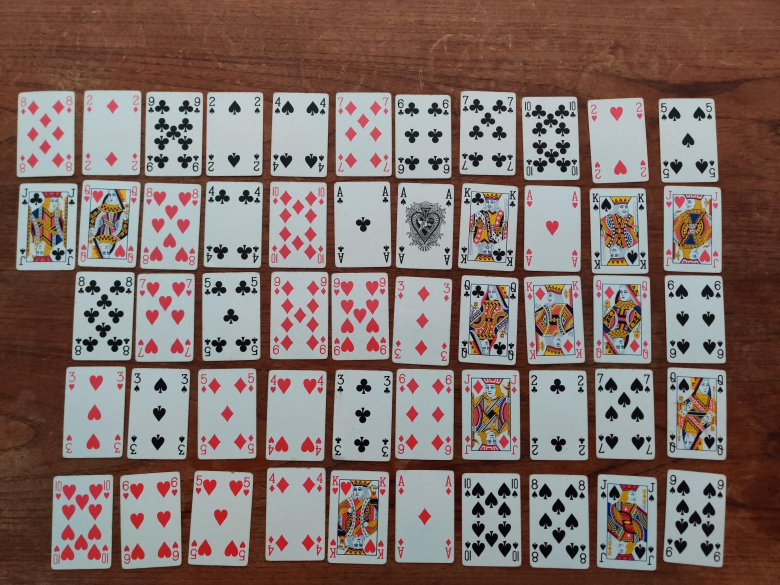
#> input picture test/all_mads.jpg, 1560 x 1170 px (shown at 1/2 size)
$ python cleancode.py   (older library calls are emulated)
#> lines starting #> are read from the running program, lines starting #| are printed output that depends on the picture; after the words box and inside, x2 and y2 are one past the last pixel; in counts of white or black regions, pixels touching at a corner belong together
#!/usr/bin/env python
import numpy as np
import cv2
import os
from tqdm import tqdm
import random
import os
import matplotlib.pyplot as plt
import matplotlib.image as mpimg
import matplotlib.patches as patches
import pickle
from glob import glob
import imgaug as ia
from imgaug import augmenters as iaa
from shapely.geometry import Polygon


# [9 lines of commented-out code are left out]
cardW=57
cardH=87
cornerXmin=2
cornerXmax=8
cornerYmin=4
cornerYmax=18


# We convert the measures from mm to pixels: multiply by an arbitrary factor 'zoom'
# You shouldn't need to change this
zoom=4
cardW*=zoom
cardH*=zoom
cornerXmin=int(cornerXmin*zoom)
cornerXmax=int(cornerXmax*zoom)
cornerYmin=int(cornerYmin*zoom)
cornerYmax=int(cornerYmax*zoom)


# [57 lines left out: functions display_img, give_me_filename, not called in this run]


data_dir = "data"  # Directory that will contain all kinds of data (the data we download and the data we generate)

if not os.path.isdir(data_dir):
    os.makedirs(data_dir)

card_suits = ['s', 'h', 'd', 'c']
card_values = ['A', 'K', 'Q', 'J', '10', '9', '8', '7', '6', '5', '4', '3', '2']

# Pickle file containing the background images from the DTD
backgrounds_pck_fn = data_dir + "/backgrounds.pck"

# Pickle file containing the card images
cards_pck_fn = data_dir + "/cards.pck"

# imgW,imgH: dimensions of the generated dataset images
imgW = 720
imgH = 720

refCard = np.array([[0, 0], [cardW, 0], [cardW, cardH], [0, cardH]], dtype=np.float32)
refCardRot = np.array([[cardW, 0], [cardW, cardH], [0, cardH], [0, 0]], dtype=np.float32)
refCornerHL = np.array(
    [[cornerXmin, cornerYmin], [cornerXmax, cornerYmin], [cornerXmax, cornerYmax], [cornerXmin, cornerYmax]],
    dtype=np.float32)
refCornerLR = np.array([[cardW - cornerXmax, cardH - cornerYmax], [cardW - cornerXmin, cardH - cornerYmax],
                        [cardW - cornerXmin, cardH - cornerYmin], [cardW - cornerXmax, cardH - cornerYmin]],
                       dtype=np.float32)
refCorners = np.array([refCornerHL, refCornerLR])

bord_size=2 # bord_size alpha=0
alphamask=np.ones((cardH,cardW),dtype=np.uint8)*255
cv2.rectangle(alphamask,(0,0),(cardW-1,cardH-1),0,bord_size)
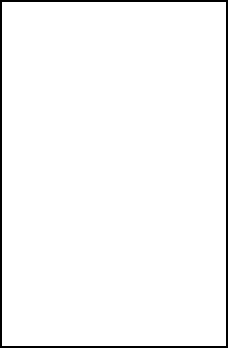
#> alphamask: shape (348, 228); 97.1% white; 1 black region, box (x1, y1, x2, y2) and area: (0, 0, 228, 348) 2288
cv2.line(alphamask,(bord_size*3,0),(0,bord_size*3),0,bord_size)
#> alphamask: shape (348, 228); 97.1% white; 1 black region, box (x1, y1, x2, y2) and area: (0, 0, 228, 348) 2303
cv2.line(alphamask,(cardW-bord_size*3,0),(cardW,bord_size*3),0,bord_size)
#> alphamask: shape (348, 228); 97.1% white; 1 black region, box (x1, y1, x2, y2) and area: (0, 0, 228, 348) 2313
cv2.line(alphamask,(0,cardH-bord_size*3),(bord_size*3,cardH),0,bord_size)
#> alphamask: shape (348, 228); 97.1% white; 1 black region, box (x1, y1, x2, y2) and area: (0, 0, 228, 348) 2323
cv2.line(alphamask,(cardW-bord_size*3,cardH),(cardW,cardH-bord_size*3),0,bord_size)
#> alphamask: shape (348, 228); 97.1% white; 1 black region, box (x1, y1, x2, y2) and area: (0, 0, 228, 348) 2329
#> further down, img is the input picture: shape (1170, 1560, 3); mean B, G, R 106.5, 112.2, 129.5
plt.figure(figsize=(10,10))
# plt.imshow(alphamask)


def varianceOfLaplacian(img):
    """
    Compute the Laplacian of the image and then return the focus
    measure, which is simply the variance of the Laplacian
    Source: A.Rosebrock, https://www.pyimagesearch.com/2015/09/07/blur-detection-with-opencv/
    """
    return cv2.Laplacian(img, cv2.CV_64F).var()


def extract_card(img, output_fn=None, min_focus=120, debug=False, picture=1):
    """
    """
#> called with output_fn = './test/extracted_neal_25.png', min_focus = False, debug = 25, picture = 1
    print("inside extract")
    imgwarp = None

    # Check the image is not too blurry
    focus = varianceOfLaplacian(img)
#> focus = 1271
    if focus < min_focus:
        print("Focus too low :", focus)
        return False, None

    # Convert in gray color
    gray = cv2.cvtColor(img, cv2.COLOR_BGR2GRAY)
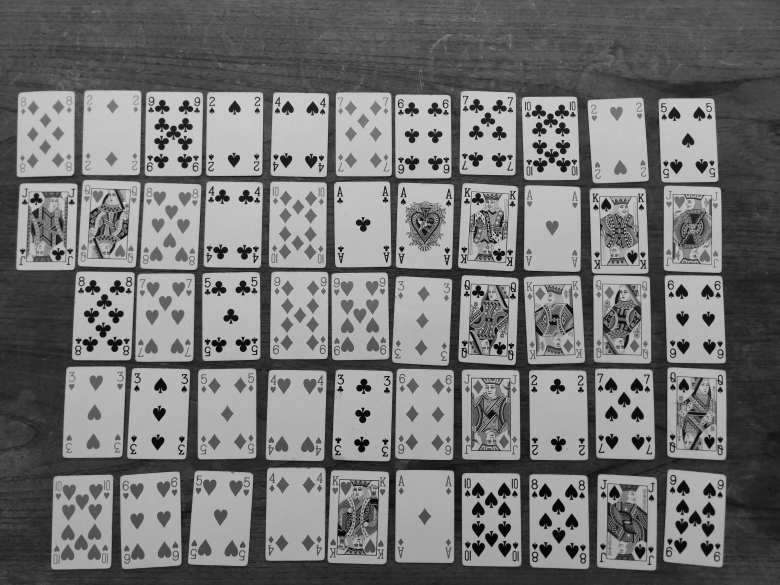
#> gray: shape (1170, 1560) (shown at 1/2 size); min 0, max 231, mean 116.7
    # Noise-reducing and edge-preserving filter
    gray = cv2.bilateralFilter(gray, picture, 17, 17)
    # Edge extraction
    edge = cv2.Canny(gray, 30, 200)
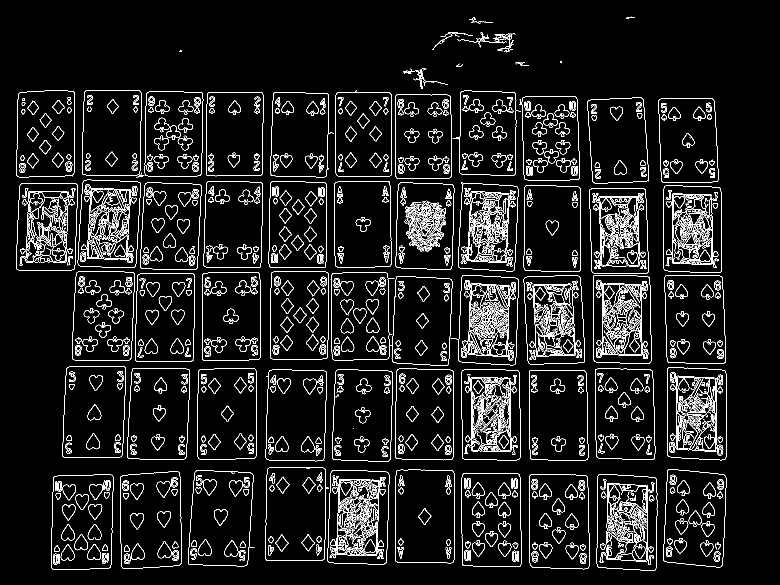
#> edge: shape (1170, 1560) (shown at 1/2 size); 7% white in thin lines or dots, all inside (x1, y1, x2, y2) = (32, 33, 1454, 1141)
    # Find the contours in the edged image
    cnts, _ = cv2.findContours(edge.copy(), cv2.RETR_EXTERNAL, cv2.CHAIN_APPROX_SIMPLE)
#> cnts = 62 contours, 8 with area under 20; largest, box (x1, y1, x2, y2) and area: (240, 943, 364, 1138) 22639, (102, 949, 227, 1140) 22506, (376, 941, 509, 1133) 22382, (1193, 948, 1315, 1141) 22224, (1058, 948, 1179, 1139) 22118

    # We suppose that the contour with largest area corresponds to the contour delimiting the card
    cnt = sorted(cnts, key=cv2.contourArea, reverse=True)[0]
#> cnt = contour of 72 points, box (x1, y1, x2, y2) (240, 943, 364, 1138), area 22639

    # We want to check that 'cnt' is the contour of a rectangular shape
    # First, determine 'box', the minimum area bounding rectangle of 'cnt'
    # Then compare area of 'cnt' and area of 'box'
    # Both areas sould be very close
    rect = cv2.minAreaRect(cnt)
#> rect = ((301.1, 1040), (121.9, 192.7), -1.04)
    box = cv2.boxPoints(rect)
#> box = [[241.9, 1137.5], [238.4, 944.8], [360.3, 942.6], [363.8, 1135.3]]
    box = np.int0(box)
#> box = [[241, 1137], [238, 944], [360, 942], [363, 1135]]
    areaCnt = cv2.contourArea(cnt)
#> areaCnt = 22639
    areaBox = cv2.contourArea(box)
#> areaBox = 23552
    valid = areaCnt / areaBox > 0.90
#> valid = True
    valid = True
    print(valid)

    if valid:
        print("valid")
        # We want transform the zone inside the contour into the reference rectangle of dimensions (cardW,cardH)
        ((xr, yr), (wr, hr), thetar) = rect
#> xr = 301.1; yr = 1040; wr = 121.9; hr = 192.7; thetar = -1.04
        # Determine 'Mp' the transformation that transforms 'box' into the reference rectangle
        if wr > hr:
            Mp = cv2.getPerspectiveTransform(np.float32(box), refCard)
        else:
            Mp = cv2.getPerspectiveTransform(np.float32(box), refCardRot)
#> Mp = [[-1.87, 0.029, 645.3], [-0.0296, -1.8, 2056.7], [-1.38e-18, -2.24e-18, 1]]
        # Determine the warped image by applying the transformation to the image
        imgwarp = cv2.warpPerspective(img, Mp, (cardW, cardH))
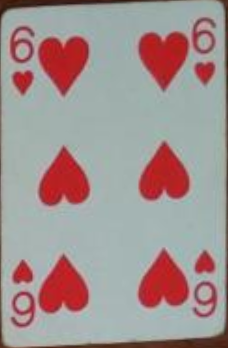
#> imgwarp: shape (348, 228, 3); mean B, G, R 144.7, 145.8, 162.1
        # Add alpha layer
        imgwarp = cv2.cvtColor(imgwarp, cv2.COLOR_BGR2BGRA)
#> imgwarp: shape (348, 228, 4)

        # Shape of 'cnt' is (n,1,2), type=int with n = number of points
        # We reshape into (1,n,2), type=float32, before feeding to perspectiveTransform
        cnta = cnt.reshape(1, -1, 2).astype(np.float32)
#> cnta = 72 pairs, first value 240 to 363, second value 943 to 1137
        # Apply the transformation 'Mp' to the contour
        cntwarp = cv2.perspectiveTransform(cnta, Mp)
#> cntwarp = 72 pairs, first value -1.1 to 226.8, second value -0.827 to 346.9
        cntwarp = cntwarp.astype(np.int)
#> cntwarp = 72 pairs, first value -1 to 226, second value 0 to 346

        # We build the alpha channel so that we have transparency on the
        # external border of the card
        # First, initialize alpha channel fully transparent
        alphachannel = np.zeros(imgwarp.shape[:2], dtype=np.uint8)
        # Then fill in the contour to make opaque this zone of the card
        cv2.drawContours(alphachannel, cntwarp, 0, 255, -1)
#> alphachannel: shape (348, 228); 96.5% white; 5 black regions (2 under 20 px), largest, box (x1, y1, x2, y2) and area: (0, 0, 228, 348) 2081, (0, 0, 145, 20) 654, (0, 272, 1, 300) 28

        # Apply the alphamask onto the alpha channel to clean it
        alphachannel = cv2.bitwise_and(alphachannel, alphamask)
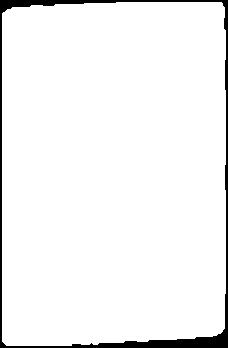
#> alphachannel: shape (348, 228); 95.4% white; 1 black region, box (x1, y1, x2, y2) and area: (0, 0, 228, 348) 3634

        # Add the alphachannel to the warped image
        imgwarp[:, :, 3] = alphachannel
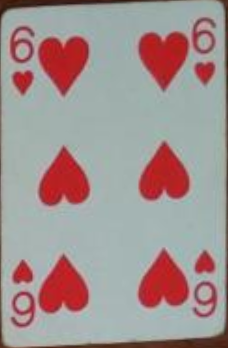
#> imgwarp: shape (348, 228, 4); mean B, G, R, A 144.7, 145.8, 162.1, 243.3

        # Save the image to file
        if output_fn is not None:
            cv2.imwrite(output_fn, imgwarp)
    else:
        print("image not valid")
    if debug:
        cv2.imshow("Gray", gray)
        cv2.imshow("Canny", edge)
        edge_bgr = cv2.cvtColor(edge, cv2.COLOR_GRAY2BGR)
        cv2.drawContours(edge_bgr, [box], 0, (0, 0, 255), 3)
        cv2.drawContours(edge_bgr, [cnt], 0, (0, 255, 0), -1)
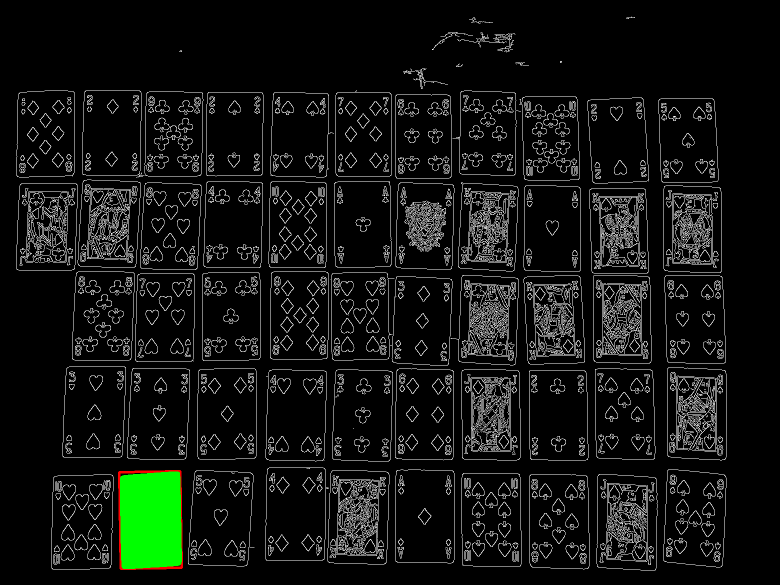
#> edge_bgr: shape (1170, 1560, 3) (shown at 1/2 size); mean B, G, R 17.6, 20.8, 17.8
        cv2.imshow("Contour with biggest area", edge_bgr)
        if valid:
            cv2.imshow("Alphachannel", alphachannel)
            cv2.imshow("Extracted card", imgwarp)

    return valid, imgwarp


# Test on one image
debug=False
img=cv2.imread("./test/all_mads.jpg")
# [7 lines of commented-out code are left out]
try:
    #print(img.shape)
    #print("checked for shape ")
    picture = 25
    savestring = "./test/extracted_neal_" + str(picture) + ".png"
    valid,card=extract_card(img, savestring, False, picture)
#> valid = True
        #display_img(card)
except AttributeError:
    print("shape not found")
    #code to move to next frame
#assert not isinstance(img,type(None)), 'image not found'
# valid,card=extract_card(img, "./test/extracted_neal_card.png", debug=debug)
# if valid:
#     display_img(card)


path = 'Resources/lambo.png'
cv2.namedWindow("TrackBars")
cv2.resizeWindow("TrackBars",640,240)
#> (the run stopped early here; a loop or call above may not have finished)
